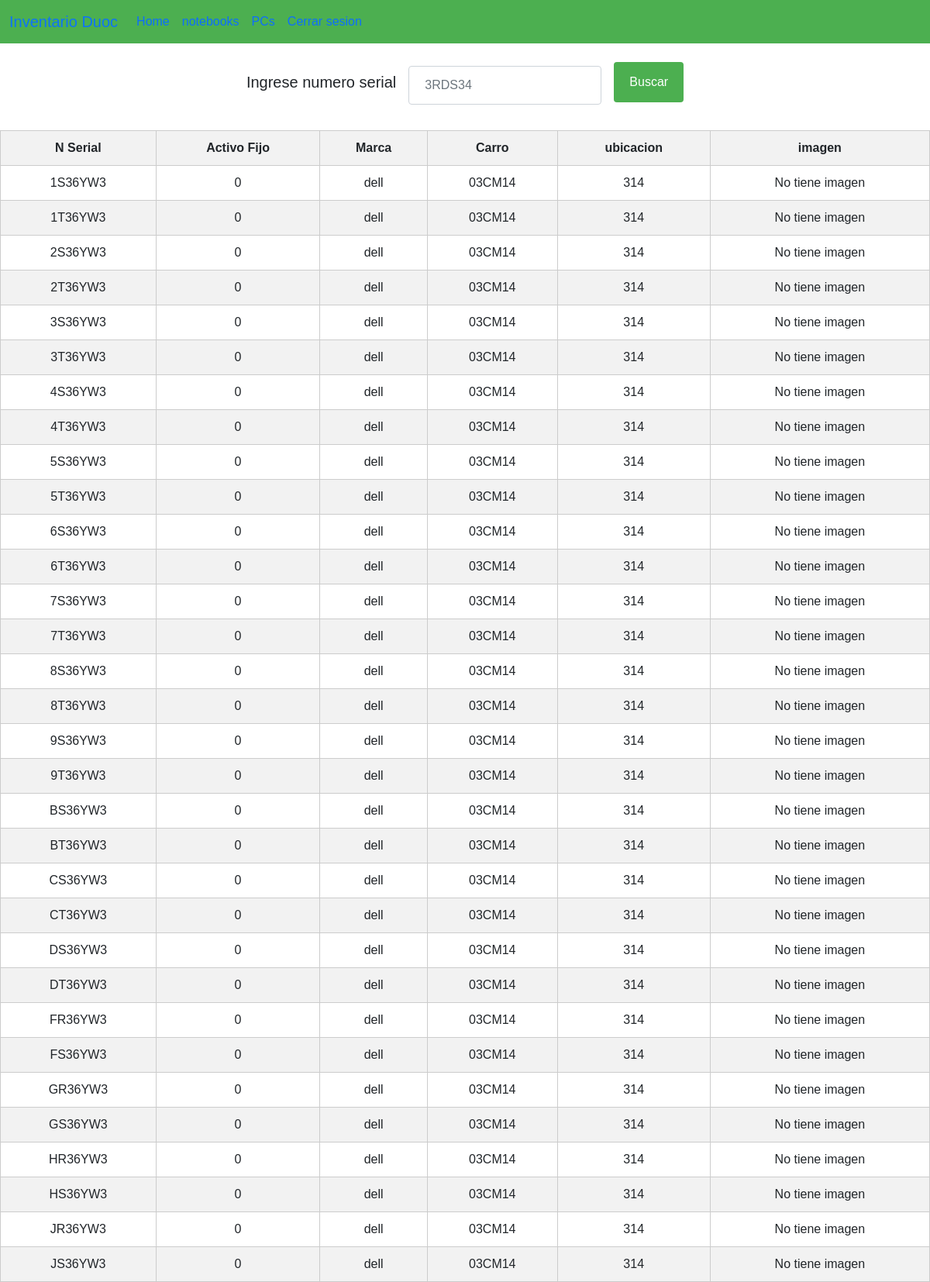
Page /notebook on the earlier database version.
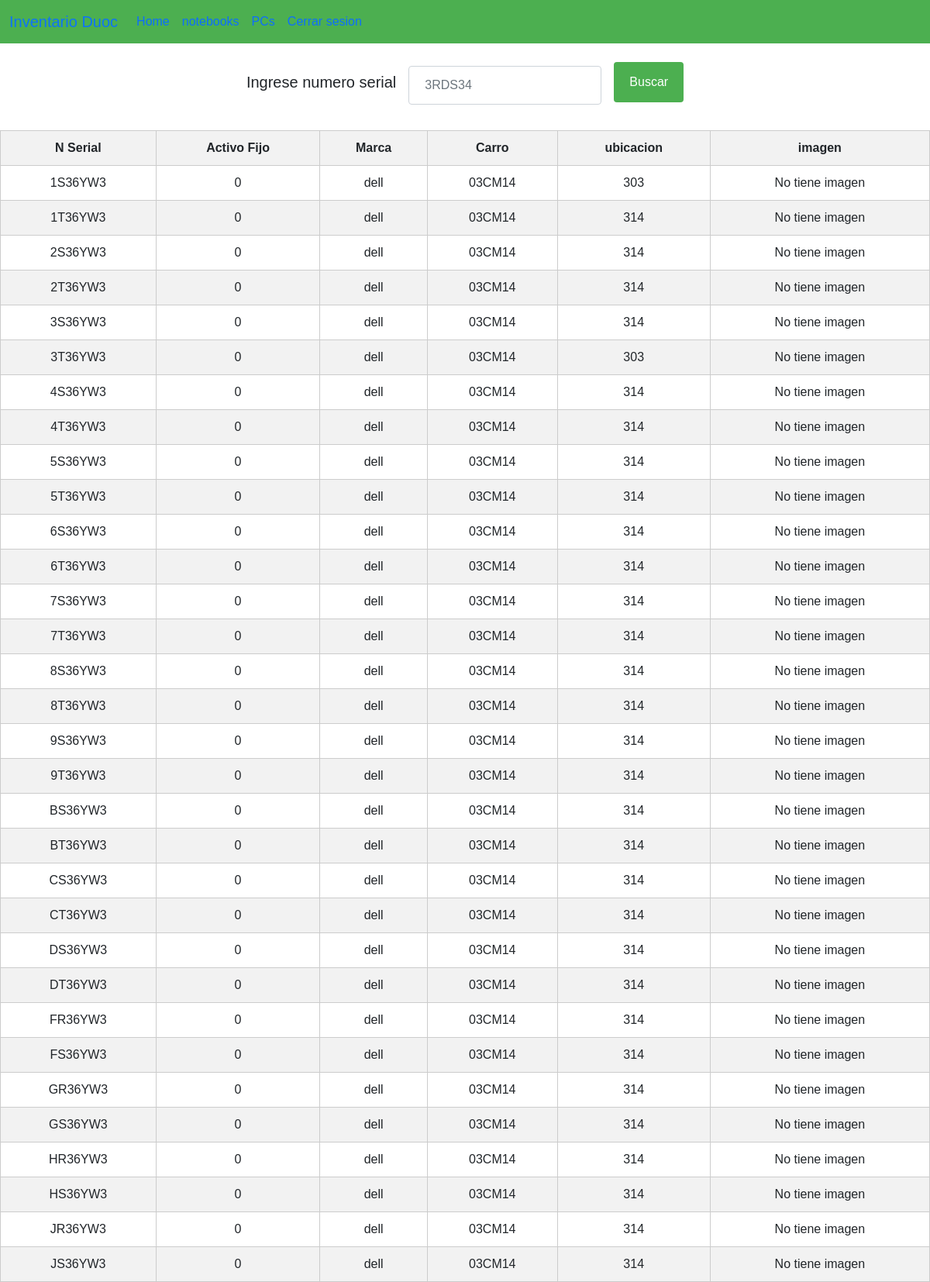
Same page on the later database version.
### carritos/models.py (models this page shows, shortened)
class Notebook(models.Model):
    serial= models.CharField(primary_key=True,max_length=20)
    activo_fijo= models.CharField(max_length=20)
    modelo = models.CharField(max_length=30)
    marca=models.ForeignKey(Marca, on_delete=models.CASCADE)
    carro= models.ForeignKey(Carro, on_delete=models.CASCADE)
    ubicacion = models.ForeignKey(Ubicacion, on_delete=models.CASCADE, null=True)
    imagen = models.ImageField(upload_to = 'act_notebook', null=True)

class Ubicacion(models.Model):
    lugar = models.CharField(max_length=12)
    piso = models.CharField(max_length=12)
    def __str__(self):
        return self.lugar

class Marca(models.Model):
    nombre = models.CharField(max_length=20)
    def __str__(self):
        return self.nombre

class Carro(models.Model):
    serial= models.CharField(primary_key=True,max_length=20)
    activo_fijo= models.CharField(max_length=20)
    año_entrada=models.CharField(max_length=4)
    año_baja=models.CharField(max_length=4, null=True)
    ubicacion = models.ForeignKey(Ubicacion, on_delete=models.CASCADE)
    estado = models.CharField(max_length=6)
    def __str__(self):
        return self.serial

### carritos/views.py (the view)
# urls.py: path('notebook', views.notebook, name='notebook'),
def notebook(request):
    if request.method == 'GET':
        notebook= Notebook.objects.all()
        return render(request,'notebook.html',{'note':notebook})
    else:
        activo = username = request.POST['activo']
        notebook= Notebook.objects.get(serial=activo)
        return render(request,'notebook.html',{'ac':notebook})

### carritos/templates/notebook.html (shortened to what this page needs)
{%extends 'base.html'%}
{%block content%}
    <div style="margin: 0 auto;">
        <form method="POST" class="row g-3"> {% csrf_token %}
            <div class="col-auto">
              <h5>Ingrese numero serial</h5>
            </div>
            <div class="col-auto">
              <input type="text" class="form-control" name="activo" placeholder="3RDS34">
            </div>
            <div class="col-auto">
              <button type="submit" class="btn btn-primary mb-3">Buscar</button>
            </div>
        </form>
        <table style="align-items: center;">
            <thead>
                <tr>
                    <th>N Serial</th>
                    <th>Activo Fijo</th>
                    <th>Marca</th>
                    <th>Carro</th>
                    <th>ubicacion</th>
                    <th>imagen</th>
                </tr>
            </thead>
            <tbody>
                {%if note%}
                    {%for n in note%}
                    <tr>
                        <td>{{n.serial}}</td>
                        <td>{{n.activo_fijo}}</td>
                        <td>{{n.marca}}</td>
                        <td>{{n.carro}}</td>
                        <td>{{n.ubicacion}}</td>
                        <td>
                            {% if p.imagen %}
                                <a href="media/{{n.imagen}}">ver</a>
                            {% else %}
                                No tiene imagen
                            {% endif %}
                        </td>
                    </tr>
                    {%endfor%}
                {%endif%}
            </tbody>
        </table>
    </div>
{%endblock%}

Differences in the rows shown:
changed Notebook "1S36YW3": ubicacion "314" → "303"
changed Notebook "3T36YW3": ubicacion "314" → "303"
